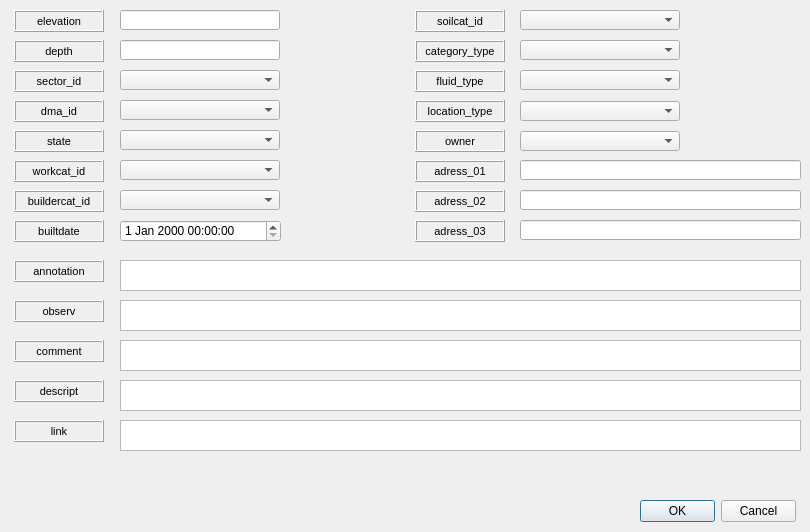
   <widget class="QWidget" name="tab_5">
    <attribute name="title">
     <string>Feature</string>
    </attribute>
    <widget class="QComboBox" name="node_location_type">
     <property name="geometry">
      <rect>
       <x>520</x>
       <y>101</y>
       <width>160</width>
       <height>20</height>
      </rect>
     </property>
    </widget>
    <widget class="QLabel" name="label_node_dma_id">
     <property name="geometry">
      <rect>
       <x>14</x>
       <y>100</y>
       <width>90</width>
       <height>22</height>
      </rect>
     </property>
     <property name="font">
      <font>
       <pointsize>8</pointsize>
      </font>
     </property>
     <property name="frameShape">
      <enum>QFrame::Box</enum>
     </property>
     <property name="frameShadow">
      <enum>QFrame::Raised</enum>
     </property>
     <property name="text">
      <string>dma_id</string>
     </property>
     <property name="textFormat">
      <enum>Qt::AutoText</enum>
     </property>
     <property name="scaledContents">
      <bool>false</bool>
     </property>
     <property name="alignment">
      <set>Qt::AlignCenter</set>
     </property>
     <property name="margin">
      <number>3</number>
     </property>
    </widget>
    <widget class="QLabel" name="label_node_buildercat_id">
     <property name="geometry">
      <rect>
       <x>14</x>
       <y>190</y>
       <width>90</width>
       <height>22</height>
      </rect>
     </property>
     <property name="font">
      <font>
       <pointsize>8</pointsize>
      </font>
     </property>
     <property name="frameShape">
      <enum>QFrame::Box</enum>
     </property>
     <property name="frameShadow">
      <enum>QFrame::Raised</enum>
     </property>
     <property name="text">
      <string>buildercat_id</string>
     </property>
     <property name="textFormat">
      <enum>Qt::AutoText</enum>
     </property>
     <property name="scaledContents">
      <bool>false</bool>
     </property>
     <property name="alignment">
      <set>Qt::AlignCenter</set>
     </property>
     <property name="margin">
      <number>3</number>
     </property>
    </widget>
    <widget class="QLabel" name="label_node_state">
     <property name="geometry">
      <rect>
       <x>14</x>
       <y>130</y>
       <width>90</width>
       <height>22</height>
      </rect>
     </property>
     <property name="font">
      <font>
       <pointsize>8</pointsize>
      </font>
     </property>
     <property name="frameShape">
      <enum>QFrame::Box</enum>
     </property>
     <property name="frameShadow">
      <enum>QFrame::Raised</enum>
     </property>
     <property name="text">
      <string>state</string>
     </property>
     <property name="textFormat">
      <enum>Qt::AutoText</enum>
     </property>
     <property name="scaledContents">
      <bool>false</bool>
     </property>
     <property name="alignment">
      <set>Qt::AlignCenter</set>
     </property>
     <property name="margin">
      <number>3</number>
     </property>
    </widget>
    <widget class="QLabel" name="label_node_fluid_type">
     <property name="geometry">
      <rect>
       <x>415</x>
       <y>70</y>
       <width>90</width>
       <height>22</height>
      </rect>
     </property>
     <property name="font">
      <font>
       <pointsize>8</pointsize>
      </font>
     </property>
     <property name="frameShape">
      <enum>QFrame::Box</enum>
     </property>
     <property name="frameShadow">
      <enum>QFrame::Raised</enum>
     </property>
     <property name="midLineWidth">
      <number>0</number>
     </property>
     <property name="text">
      <string>fluid_type</string>
     </property>
     <property name="textFormat">
      <enum>Qt::AutoText</enum>
     </property>
     <property name="scaledContents">
      <bool>false</bool>
     </property>
     <property name="alignment">
      <set>Qt::AlignCenter</set>
     </property>
     <property name="margin">
      <number>3</number>
     </property>
    </widget>
    <widget class="QLabel" name="label_node_soilcat_id">
     <property name="geometry">
      <rect>
       <x>415</x>
       <y>10</y>
       <width>90</width>
       <height>22</height>
      </rect>
     </property>
     <property name="font">
      <font>
       <pointsize>8</pointsize>
      </font>
     </property>
     <property name="frameShape">
      <enum>QFrame::Box</enum>
     </property>
     <property name="frameShadow">
      <enum>QFrame::Raised</enum>
     </property>
     <property name="text">
      <string>soilcat_id</string>
     </property>
     <property name="textFormat">
      <enum>Qt::AutoText</enum>
     </property>
     <property name="scaledContents">
      <bool>false</bool>
     </property>
     <property name="alignment">
      <set>Qt::AlignCenter</set>
     </property>
     <property name="margin">
      <number>3</number>
     </property>
    </widget>
    <widget class="QLineEdit" name="node_adress_02">
     <property name="geometry">
      <rect>
       <x>520</x>
       <y>190</y>
       <width>281</width>
       <height>20</height>
      </rect>
     </property>
    </widget>
    <widget class="QLabel" name="label_node_adress_03">
     <property name="geometry">
      <rect>
       <x>415</x>
       <y>220</y>
       <width>90</width>
       <height>22</height>
      </rect>
     </property>
     <property name="font">
      <font>
       <pointsize>8</pointsize>
      </font>
     </property>
     <property name="frameShape">
      <enum>QFrame::Box</enum>
     </property>
     <property name="frameShadow">
      <enum>QFrame::Raised</enum>
     </property>
     <property name="text">
      <string>adress_03</string>
     </property>
     <property name="textFormat">
      <enum>Qt::AutoText</enum>
     </property>
     <property name="scaledContents">
      <bool>false</bool>
     </property>
     <property name="alignment">
      <set>Qt::AlignCenter</set>
     </property>
     <property name="margin">
      <number>3</number>
     </property>
    </widget>
    <widget class="QLabel" name="label_node_adress_02">
     <property name="geometry">
      <rect>
       <x>415</x>
       <y>190</y>
       <width>90</width>
       <height>22</height>
      </rect>
     </property>
     <property name="font">
      <font>
       <pointsize>8</pointsize>
      </font>
     </property>
     <property name="frameShape">
      <enum>QFrame::Box</enum>
     </property>
     <property name="frameShadow">
      <enum>QFrame::Raised</enum>
     </property>
     <property name="text">
      <string>adress_02</string>
     </property>
     <property name="textFormat">
      <enum>Qt::AutoText</enum>
     </property>
     <property name="scaledContents">
      <bool>false</bool>
     </property>
     <property name="alignment">
      <set>Qt::AlignCenter</set>
     </property>
     <property name="margin">
      <number>3</number>
     </property>
    </widget>
    <widget class="QLineEdit" name="node_adress_01">
     <property name="geometry">
      <rect>
       <x>520</x>
       <y>160</y>
       <width>281</width>
       <height>20</height>
      </rect>
     </property>
    </widget>
    <widget class="QLabel" name="label_node_workcat_id">
     <property name="geometry">
      <rect>
       <x>14</x>
       <y>160</y>
       <width>90</width>
       <height>22</height>
      </rect>
     </property>
     <property name="font">
      <font>
       <pointsize>8</pointsize>
      </font>
     </property>
     <property name="frameShape">
      <enum>QFrame::Box</enum>
     </property>
     <property name="frameShadow">
      <enum>QFrame::Raised</enum>
     </property>
     <property name="text">
      <string>workcat_id</string>
     </property>
     <property name="textFormat">
      <enum>Qt::AutoText</enum>
     </property>
     <property name="scaledContents">
      <bool>false</bool>
     </property>
     <property name="alignment">
      <set>Qt::AlignCenter</set>
     </property>
     <property name="margin">
      <number>3</number>
     </property>
    </widget>
    <widget class="QLineEdit" name="node_depth">
     <property name="geometry">
      <rect>
       <x>120</x>
       <y>40</y>
       <width>160</width>
       <height>20</height>
      </rect>
     </property>
    </widget>
    <widget class="QLabel" name="label_node_adress_01">
     <property name="geometry">
      <rect>
       <x>415</x>
       <y>160</y>
       <width>90</width>
       <height>22</height>
      </rect>
     </property>
     <property name="font">
      <font>
       <pointsize>8</pointsize>
      </font>
     </property>
     <property name="frameShape">
      <enum>QFrame::Box</enum>
     </property>
     <property name="frameShadow">
      <enum>QFrame::Raised</enum>
     </property>
     <property name="text">
      <string>adress_01</string>
     </property>
     <property name="textFormat">
      <enum>Qt::AutoText</enum>
     </property>
     <property name="scaledContents">
      <bool>false</bool>
     </property>
     <property name="alignment">
      <set>Qt::AlignCenter</set>
     </property>
     <property name="margin">
      <number>3</number>
     </property>
    </widget>
    <widget class="QComboBox" name="node_category_type">
     <property name="geometry">
      <rect>
       <x>520</x>
       <y>40</y>
       <width>160</width>
       <height>20</height>
      </rect>
     </property>
    </widget>
    <widget class="QLabel" name="label_node_depth">
     <property name="geometry">
      <rect>
       <x>14</x>
       <y>40</y>
       <width>90</width>
       <height>22</height>
      </rect>
     </property>
     <property name="font">
      <font>
       <pointsize>8</pointsize>
      </font>
     </property>
     <property name="frameShape">
      <enum>QFrame::Box</enum>
     </property>
     <property name="frameShadow">
      <enum>QFrame::Raised</enum>
     </property>
     <property name="text">
      <string>depth</string>
     </property>
     <property name="alignment">
      <set>Qt::AlignCenter</set>
     </property>
     <property name="margin">
      <number>3</number>
     </property>
    </widget>
    <widget class="QLabel" name="label_node_top_elev">
     <property name="geometry">
      <rect>
       <x>14</x>
       <y>10</y>
       <width>90</width>
       <height>22</height>
      </rect>
     </property>
     <property name="font">
      <font>
       <pointsize>8</pointsize>
      </font>
     </property>
     <property name="frameShape">
      <enum>QFrame::Box</enum>
     </property>
     <property name="frameShadow">
      <enum>QFrame::Raised</enum>
     </property>
     <property name="text">
      <string>elevation</string>
     </property>
     <property name="alignment">
      <set>Qt::AlignCenter</set>
     </property>
     <property name="margin">
      <number>3</number>
     </property>
    </widget>
    <widget class="QLabel" name="label_node_sector_id">
     <property name="geometry">
      <rect>
       <x>14</x>
       <y>70</y>
       <width>90</width>
       <height>22</height>
      </rect>
     </property>
     <property name="font">
      <font>
       <pointsize>8</pointsize>
      </font>
     </property>
     <property name="frameShape">
      <enum>QFrame::Box</enum>
     </property>
     <property name="frameShadow">
      <enum>QFrame::Raised</enum>
     </property>
     <property name="text">
      <string>sector_id</string>
     </property>
     <property name="textFormat">
      <enum>Qt::AutoText</enum>
     </property>
     <property name="scaledContents">
      <bool>false</bool>
     </property>
     <property name="alignment">
      <set>Qt::AlignCenter</set>
     </property>
     <property name="margin">
      <number>3</number>
     </property>
    </widget>
    <widget class="QLineEdit" name="node_elevation">
     <property name="geometry">
      <rect>
       <x>120</x>
       <y>10</y>
       <width>160</width>
       <height>20</height>
      </rect>
     </property>
    </widget>
    <widget class="QComboBox" name="node_fluid_type">
     <property name="geometry">
      <rect>
       <x>520</x>
       <y>70</y>
       <width>160</width>
       <height>20</height>
      </rect>
     </property>
    </widget>
    <widget class="QLabel" name="label_node_location_type">
     <property name="geometry">
      <rect>
       <x>415</x>
       <y>100</y>
       <width>90</width>
       <height>22</height>
      </rect>
     </property>
     <property name="font">
      <font>
       <pointsize>8</pointsize>
      </font>
     </property>
     <property name="frameShape">
      <enum>QFrame::Box</enum>
     </property>
     <property name="frameShadow">
      <enum>QFrame::Raised</enum>
     </property>
     <property name="text">
      <string>location_type</string>
     </property>
     <property name="textFormat">
      <enum>Qt::AutoText</enum>
     </property>
     <property name="scaledContents">
      <bool>false</bool>
     </property>
     <property name="alignment">
      <set>Qt::AlignCenter</set>
     </property>
     <property name="margin">
      <number>3</number>
     </property>
    </widget>
    <widget class="QComboBox" name="node_buildercat_id">
     <property name="geometry">
      <rect>
       <x>120</x>
       <y>190</y>
       <width>160</width>
       <height>20</height>
      </rect>
     </property>
    </widget>
    <widget class="QComboBox" name="node_soilcat_id">
     <property name="geometry">
      <rect>
       <x>520</x>
       <y>10</y>
       <width>160</width>
       <height>20</height>
      </rect>
     </property>
    </widget>
    <widget class="QComboBox" name="node_state">
     <property name="geometry">
      <rect>
       <x>120</x>
       <y>130</y>
       <width>160</width>
       <height>20</height>
      </rect>
     </property>
    </widget>
    <widget class="QComboBox" name="node_dma_id">
     <property name="geometry">
      <rect>
       <x>120</x>
       <y>100</y>
       <width>160</width>
       <height>20</height>
      </rect>
     </property>
    </widget>
    <widget class="QLabel" name="label_node_builtdate">
     <property name="geometry">
      <rect>
       <x>14</x>
       <y>220</y>
       <width>90</width>
       <height>22</height>
      </rect>
     </property>
     <property name="font">
      <font>
       <pointsize>8</pointsize>
      </font>
     </property>
     <property name="frameShape">
      <enum>QFrame::Box</enum>
     </property>
     <property name="frameShadow">
      <enum>QFrame::Raised</enum>
     </property>
     <property name="text">
      <string>builtdate</string>
     </property>
     <property name="textFormat">
      <enum>Qt::AutoText</enum>
     </property>
     <property name="scaledContents">
      <bool>false</bool>
     </property>
     <property name="alignment">
      <set>Qt::AlignCenter</set>
     </property>
     <property name="margin">
      <number>3</number>
     </property>
    </widget>
    <widget class="QLabel" name="label_node_function_type">
     <property name="geometry">
      <rect>
       <x>415</x>
       <y>40</y>
       <width>90</width>
       <height>22</height>
      </rect>
     </property>
     <property name="font">
      <font>
       <pointsize>8</pointsize>
      </font>
     </property>
     <property name="frameShape">
      <enum>QFrame::Box</enum>
     </property>
     <property name="frameShadow">
      <enum>QFrame::Raised</enum>
     </property>
     <property name="text">
      <string>category_type</string>
     </property>
     <property name="textFormat">
      <enum>Qt::AutoText</enum>
     </property>
     <property name="scaledContents">
      <bool>false</bool>
     </property>
     <property name="alignment">
      <set>Qt::AlignCenter</set>
     </property>
     <property name="margin">
      <number>3</number>
     </property>
    </widget>
    <widget class="QComboBox" name="node_sector_id">
     <property name="geometry">
      <rect>
       <x>120</x>
       <y>70</y>
       <width>160</width>
       <height>20</height>
      </rect>
     </property>
    </widget>
    <widget class="QLineEdit" name="node_adress_03">
     <property name="geometry">
      <rect>
       <x>520</x>
       <y>220</y>
       <width>281</width>
       <height>20</height>
      </rect>
     </property>
    </widget>
    <widget class="QDialogButtonBox" name="buttonBox">
     <property name="geometry">
      <rect>
       <x>640</x>
       <y>500</y>
       <width>156</width>
       <height>23</height>
      </rect>
     </property>
     <property name="standardButtons">
      <set>QDialogButtonBox::Cancel|QDialogButtonBox::Ok</set>
     </property>
    </widget>
    <widget class="QTextEdit" name="node_comment">
     <property name="geometry">
      <rect>
       <x>120</x>
       <y>340</y>
       <width>681</width>
       <height>31</height>
      </rect>
     </property>
    </widget>
    <widget class="QLabel" name="label_node_annotation">
     <property name="geometry">
      <rect>
       <x>14</x>
       <y>260</y>
       <width>90</width>
       <height>22</height>
      </rect>
     </property>
     <property name="font">
      <font>
       <pointsize>8</pointsize>
      </font>
     </property>
     <property name="frameShape">
      <enum>QFrame::Box</enum>
     </property>
     <property name="frameShadow">
      <enum>QFrame::Raised</enum>
     </property>
     <property name="text">
      <string>annotation</string>
     </property>
     <property name="textFormat">
      <enum>Qt::AutoText</enum>
     </property>
     <property name="scaledContents">
      <bool>false</bool>
     </property>
     <property name="alignment">
      <set>Qt::AlignCenter</set>
     </property>
     <property name="margin">
      <number>3</number>
     </property>
    </widget>
    <widget class="QTextEdit" name="node_observ">
     <property name="geometry">
      <rect>
       <x>120</x>
       <y>300</y>
       <width>681</width>
       <height>31</height>
      </rect>
     </property>
    </widget>
    <widget class="QTextEdit" name="node_link">
     <property name="geometry">
      <rect>
       <x>120</x>
       <y>420</y>
       <width>681</width>
       <height>31</height>
      </rect>
     </property>
    </widget>
    <widget class="QTextEdit" name="node_descript">
     <property name="geometry">
      <rect>
       <x>120</x>
       <y>380</y>
       <width>681</width>
       <height>31</height>
      </rect>
     </property>
    </widget>
    <widget class="QLabel" name="label_node_comment">
     <property name="geometry">
      <rect>
       <x>14</x>
       <y>340</y>
       <width>90</width>
       <height>22</height>
      </rect>
     </property>
     <property name="font">
      <font>
       <pointsize>8</pointsize>
      </font>
     </property>
     <property name="frameShape">
      <enum>QFrame::Box</enum>
     </property>
     <property name="frameShadow">
      <enum>QFrame::Raised</enum>
     </property>
     <property name="text">
      <string>comment</string>
     </property>
     <property name="textFormat">
      <enum>Qt::AutoText</enum>
     </property>
     <property name="scaledContents">
      <bool>false</bool>
     </property>
     <property name="alignment">
      <set>Qt::AlignCenter</set>
     </property>
     <property name="margin">
      <number>3</number>
     </property>
    </widget>
    <widget class="QLabel" name="label_node_link">
     <property name="geometry">
      <rect>
       <x>14</x>
       <y>420</y>
       <width>90</width>
       <height>22</height>
      </rect>
     </property>
     <property name="font">
      <font>
       <pointsize>8</pointsize>
      </font>
     </property>
     <property name="frameShape">
      <enum>QFrame::Box</enum>
     </property>
     <property name="frameShadow">
      <enum>QFrame::Raised</enum>
     </property>
     <property name="text">
      <string>link</string>
     </property>
     <property name="textFormat">
      <enum>Qt::AutoText</enum>
     </property>
     <property name="scaledContents">
      <bool>false</bool>
     </property>
     <property name="alignment">
      <set>Qt::AlignCenter</set>
     </property>
     <property name="margin">
      <number>3</number>
     </property>
    </widget>
    <widget class="QTextEdit" name="node_annotation">
     <property name="geometry">
      <rect>
       <x>120</x>
       <y>260</y>
       <width>681</width>
       <height>31</height>
      </rect>
     </property>
    </widget>
    <widget class="QLabel" name="label_node_descript">
     <property name="geometry">
      <rect>
       <x>14</x>
       <y>380</y>
       <width>90</width>
       <height>22</height>
      </rect>
     </property>
     <property name="font">
      <font>
       <pointsize>8</pointsize>
      </font>
     </property>
     <property name="frameShape">
      <enum>QFrame::Box</enum>
     </property>
     <property name="frameShadow">
      <enum>QFrame::Raised</enum>
     </property>
     <property name="text">
      <string>descript</string>
     </property>
     <property name="textFormat">
      <enum>Qt::AutoText</enum>
     </property>
     <property name="scaledContents">
      <bool>false</bool>
     </property>
     <property name="alignment">
      <set>Qt::AlignCenter</set>
     </property>
     <property name="margin">
      <number>3</number>
     </property>
    </widget>
    <widget class="QLabel" name="label_node_observ">
     <property name="geometry">
      <rect>
       <x>14</x>
       <y>300</y>
       <width>90</width>
       <height>22</height>
      </rect>
     </property>
     <property name="font">
      <font>
       <pointsize>8</pointsize>
      </font>
     </property>
     <property name="frameShape">
      <enum>QFrame::Box</enum>
     </property>
     <property name="frameShadow">
      <enum>QFrame::Raised</enum>
     </property>
     <property name="text">
      <string>observ</string>
     </property>
     <property name="textFormat">
      <enum>Qt::AutoText</enum>
     </property>
     <property name="scaledContents">
      <bool>false</bool>
     </property>
     <property name="alignment">
      <set>Qt::AlignCenter</set>
     </property>
     <property name="margin">
      <number>3</number>
     </property>
    </widget>
    <widget class="QComboBox" name="node_workcat_id">
     <property name="geometry">
      <rect>
       <x>120</x>
       <y>160</y>
       <width>160</width>
       <height>20</height>
      </rect>
     </property>
    </widget>
    <widget class="QComboBox" name="node_ownercat_id">
     <property name="geometry">
      <rect>
       <x>520</x>
       <y>131</y>
       <width>160</width>
       <height>20</height>
      </rect>
     </property>
    </widget>
    <widget class="QLabel" name="label_node_ownercat_id">
     <property name="geometry">
      <rect>
       <x>415</x>
       <y>130</y>
       <width>90</width>
       <height>22</height>
      </rect>
     </property>
     <property name="font">
      <font>
       <pointsize>8</pointsize>
      </font>
     </property>
     <property name="frameShape">
      <enum>QFrame::Box</enum>
     </property>
     <property name="frameShadow">
      <enum>QFrame::Raised</enum>
     </property>
     <property name="text">
      <string>owner</string>
     </property>
     <property name="textFormat">
      <enum>Qt::AutoText</enum>
     </property>
     <property name="scaledContents">
      <bool>false</bool>
     </property>
     <property name="alignment">
      <set>Qt::AlignCenter</set>
     </property>
     <property name="margin">
      <number>3</number>
     </property>
    </widget>
    <widget class="QDateTimeEdit" name="node_builtdate">
     <property name="geometry">
      <rect>
       <x>120</x>
       <y>220</y>
       <width>161</width>
       <height>22</height>
      </rect>
     </property>
    </widget>
   </widget>
